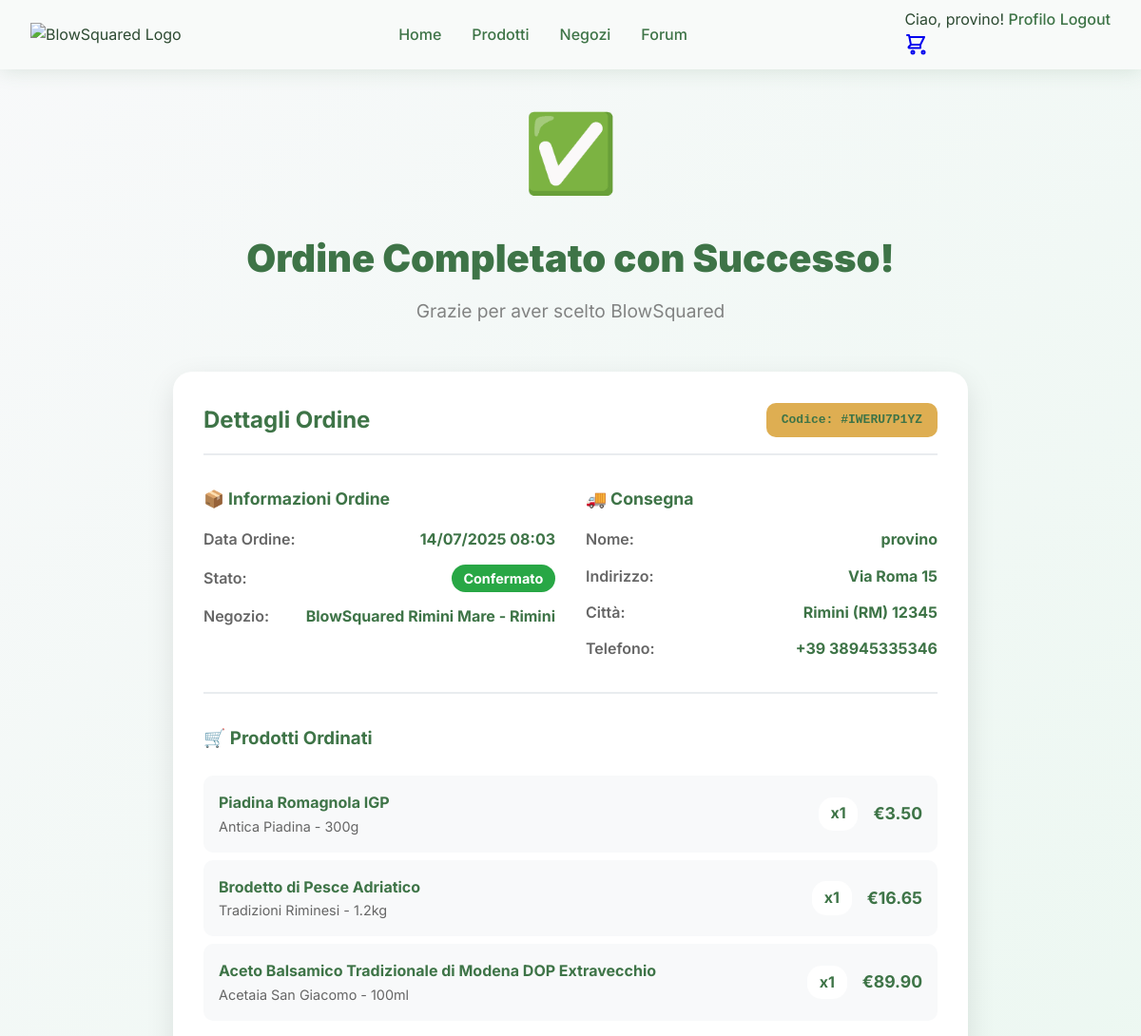
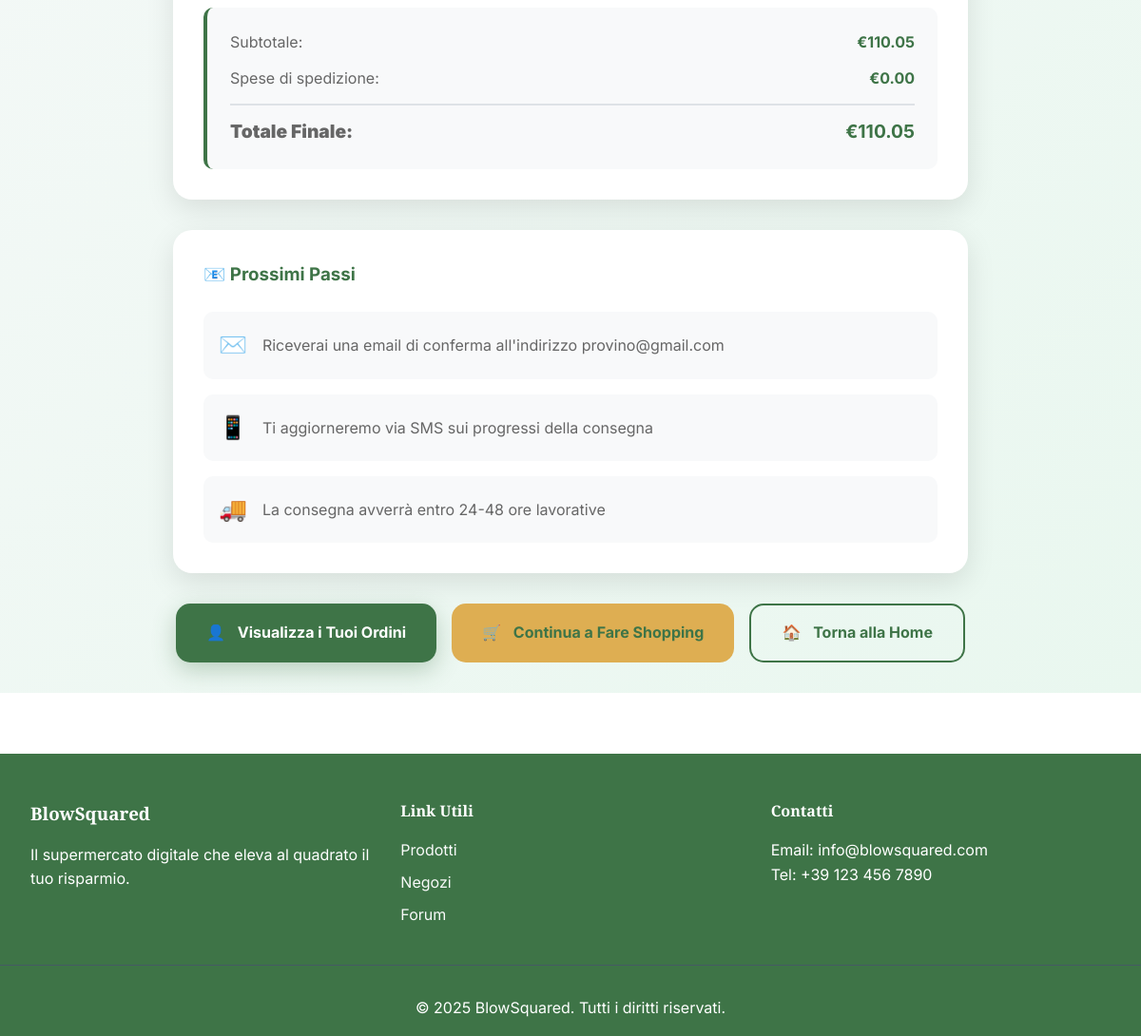
/carrello/ordine-completato/IWERU7P1YZ/ (signed in), run on the app's committed database (2 pictures, top to bottom).
### carrello/models.py (models this page shows, shortened)
class Ordine(models.Model):
    STATO_CHOICES = [
        ('confermato', 'Confermato'),
        ('in_preparazione', 'In Preparazione'),
        ('spedito', 'Spedito'),
        ('consegnato', 'Consegnato'),
        ('annullato', 'Annullato'),
    ]
    utente = models.ForeignKey(
        User,
        on_delete=models.CASCADE,
        related_name='ordini',
        help_text="Utente che ha effettuato l'ordine"
    )
    negozio = models.ForeignKey(
        'negozi.Negozio',
        on_delete=models.SET_NULL,
        null=True,
        help_text="Negozio dal quale è stato effettuato l'ordine"
    )
    nome_completo = models.CharField(max_length=200, help_text="Nome e cognome")
    email = models.EmailField(help_text="Email per conferma ordine")
    telefono = models.CharField(max_length=20, help_text="Numero di telefono")
    indirizzo = models.CharField(max_length=300, help_text="Indirizzo di consegna")
    citta = models.CharField(max_length=100, help_text="Città")
    cap = models.CharField(max_length=10, help_text="Codice postale")
    provincia = models.CharField(max_length=2, help_text="Provincia")
    note_consegna = models.TextField(
        blank=True,
        null=True,
        help_text="Note per la consegna"
    )
    subtotale = models.DecimalField(max_digits=8, decimal_places=2, help_text="Subtotale prodotti")
    spese_spedizione = models.DecimalField(max_digits=8, decimal_places=2, help_text="Costo spedizione")
    totale_finale = models.DecimalField(max_digits=8, decimal_places=2, help_text="Totale finale")
    stato = models.CharField(max_length=20, choices=STATO_CHOICES, default='confermato')
    data_ordine = models.DateTimeField(auto_now_add=True)
    data_modifica = models.DateTimeField(auto_now=True)
    codice_ordine = models.CharField(max_length=20, unique=True, help_text="Codice univoco ordine")
    class Meta:
        verbose_name = "Ordine"
        verbose_name_plural = "Ordini"
        ordering = ['-data_ordine']

class ElementoOrdine(models.Model):
    ordine = models.ForeignKey(
        Ordine,
        on_delete=models.CASCADE,
        related_name='elementi',
        help_text="Ordine di appartenenza"
    )
    prodotto = models.ForeignKey(
        Prodotto,
        on_delete=models.CASCADE,
        help_text="Prodotto ordinato"
    )
    quantita = models.PositiveIntegerField(help_text="Quantità ordinata")
    prezzo_unitario = models.DecimalField(
        max_digits=8,
        decimal_places=2,
        help_text="Prezzo unitario al momento dell'ordine"
    )
    sconto_applicato = models.DecimalField(
        max_digits=5,
        decimal_places=2,
        default=0,
        help_text="Sconto applicato al momento dell'ordine"
    )
    class Meta:
        verbose_name = "Elemento Ordine"
        verbose_name_plural = "Elementi Ordine"
    @property
    def prezzo_totale(self):
        prezzo_scontato = self.prezzo_unitario * (100 - self.sconto_applicato) / 100
        return prezzo_scontato * self.quantita

### negozi/models.py (models this page shows, shortened)
class Negozio(models.Model):
    nome = models.CharField(
        max_length=100,
        help_text="Nome del punto vendita (es: 'BlowSquared Centro', 'BlowSquared Nord')"
    )
    codice_negozio = models.CharField(
        max_length=10,
        unique=True,
        help_text="Codice identificativo univoco del negozio (es: 'BS001', 'BS002')"
    )
    indirizzo = models.CharField(
        max_length=200,
        help_text="Via e numero civico"
    )
    cap = models.CharField(
        max_length=10,
        help_text="Codice di Avviamento Postale"
    )
    citta = models.CharField(
        max_length=100,
        help_text="Città del negozio"
    )
    provincia = models.CharField(
        max_length=2,
        help_text="Sigla della provincia (es: 'MO', 'BO', 'RE')"
    )
    regione = models.CharField(
        max_length=50,
        help_text="Regione di appartenenza"
    )
    nazione = models.CharField(
        max_length=50,
        default="Italia",
        help_text="Nazione del negozio"
    )
    latitudine = models.DecimalField(
        max_digits=10,
        decimal_places=7,
        validators=[MinValueValidator(Decimal('-90')), MaxValueValidator(Decimal('90'))],
        help_text="Coordinate GPS - Latitudine (es: 44.6471700)"
    )
    longitudine = models.DecimalField(
        max_digits=10,
        decimal_places=7,
        validators=[MinValueValidator(Decimal('-180')), MaxValueValidator(Decimal('180'))],
        help_text="Coordinate GPS - Longitudine (es: 10.9251400)"
    )
    telefono = models.CharField(
        max_length=20,
        blank=True,
        null=True,
        help_text="Numero di telefono del negozio"
    )
    email = models.EmailField(
        blank=True,
        null=True,
        help_text="Email del punto vendita"
    )
    orari_apertura = models.JSONField(
        default=dict,
        blank=True,
        help_text="Orari di apertura per ogni giorno della settimana"
    )
    superficie_mq = models.PositiveIntegerField(
        null=True,
        blank=True,
        help_text="Superficie del negozio in metri quadrati"
    )
    numero_casse = models.PositiveIntegerField(
        default=1,
        help_text="Numero di casse disponibili"
    )
    parcheggio_disponibile = models.BooleanField(
        default=True,
        help_text="Indica se il negozio ha parcheggio"
    )
    posti_parcheggio = models.PositiveIntegerField(
        null=True,
        blank=True,
        help_text="Numero di posti parcheggio disponibili"
    )
    servizio_farmacia = models.BooleanField(
        default=False,
        help_text="Presenza di servizio farmacia"
    )
    servizio_panetteria = models.BooleanField(
        default=False,
        help_text="Presenza di panetteria interna"
    )
    servizio_macelleria = models.BooleanField(
        default=False,
        help_text="Presenza di banco macelleria"
    )
    servizio_pescheria = models.BooleanField(
        default=False,
        help_text="Presenza di banco pescheria"
    )
    servizio_consegna_domicilio = models.BooleanField(
        default=True,
        help_text="Disponibilità servizio consegna a domicilio"
    )
    ritiro_click_collect = models.BooleanField(
        default=True,
        help_text="Disponibilità ritiro ordini online (Click & Collect)"
    )
    direttore_nome = models.CharField(  # RINOMINATO DA 'direttore' A 'direttore_nome'
        max_length=100,
        blank=True,
        null=True,
        help_text="Nome del direttore del punto vendita (legacy field)"
    )
    data_apertura = models.DateField(
        help_text="Data di apertura del negozio"
    )
    attivo = models.BooleanField(
        default=True,
        help_text="Indica se il negozio è attualmente operativo"
    )
    data_creazione = models.DateTimeField(auto_now_add=True)
    data_modifica = models.DateTimeField(auto_now=True)
    class Meta:
        verbose_name = "Negozio"
        verbose_name_plural = "Negozi"
        ordering = ['nome', 'citta']

### prodotti/models.py (models this page shows, shortened)
class Prodotto(models.Model):
    CATEGORIE = [
        ('latticini', 'Latticini'),
        ('carne', 'Carne e Pesce'),
        ('fresco', 'Fresco (Pesce e Frutti di Mare)'),
        ('verdura', 'Verdura'),
        ('frutta', 'Frutta'),
        ('conserve', 'Conserve e Sottoli'),
        ('pasta', 'Pasta e Riso'),
        ('olio', 'Olio e Condimenti'),
        ('spezie', 'Spezie e Aromi'),
        ('proteine', 'Proteine Vegetali'),
        ('snack', 'Snack e Merende'),
        ('cereali', 'Cereali e Derivati'),
        ('bevande', 'Bevande'),
        ('dolci', 'Dolci e Snack'),
        ('surgelati', 'Surgelati'),
        ('altro', 'Altro'),
    ]
    nome = models.CharField(max_length=200)
    marca = models.CharField(max_length=100)
    categoria = models.CharField(max_length=50, choices=CATEGORIE)
    descrizione = models.TextField(blank=True)
    codice_a_barre = models.CharField(max_length=50, unique=True)
    peso = models.CharField(max_length=50)
    data_scadenza = models.DateField()
    foto = models.ImageField(upload_to='prodotti/', blank=True)
    valori_nutrizionali = models.JSONField(default=dict, blank=True)
    prezzo = models.DecimalField(max_digits=8, decimal_places=2)
    sconto = models.DecimalField(max_digits=5, decimal_places=2, default=0,
                                validators=[MinValueValidator(0), MaxValueValidator(70)])
    stock = models.PositiveIntegerField(default=0)
    ingredienti = models.TextField(blank=True)
    numero_recensioni = models.PositiveIntegerField(default=0)
    negozi = models.ManyToManyField(
        'negozi.Negozio',
        related_name='prodotti_disponibili',
        blank=True,
        help_text="Negozi dove questo prodotto è disponibile. Lascia vuoto per renderlo disponibile in tutti i negozi."
    )

### carrello/views.py (the view)
# urls.py: path('ordine-completato/<str:codice_ordine>/', views.ordine_completato, name='ordine_completato'),
@login_required
def ordine_completato(request, codice_ordine):
    try:
        ordine = Ordine.objects.get(
            codice_ordine=codice_ordine,
            utente=request.user
        )
        elementi_ordine = ElementoOrdine.objects.filter(ordine=ordine).select_related('prodotto')
        context = {
            'ordine': ordine,
            'elementi_ordine': elementi_ordine,
        }
        return render(request, 'carrello/ordine_completato.html', context)
    except Ordine.DoesNotExist:
        messages.error(request, 'Ordine non trovato')
        return redirect('home')

### carrello/templates/carrello/ordine_completato.html (shortened to what this page needs)
{% extends 'base.html' %}
{% load static %}
{% block content %}
<section class="order-success-section">
  <div class="order-success-container">
    <div class="success-header">
      <div class="success-icon">✅</div>
      <h1 class="success-title">Ordine Completato con Successo!</h1>
      <p class="success-subtitle">Grazie per aver scelto BlowSquared</p>
    </div>
    <div class="order-details-card">
      <div class="order-info-header">
        <h2>Dettagli Ordine</h2>
        <div class="order-code">Codice: #{{ ordine.codice_ordine }}</div>
      </div>
      <div class="order-info-grid">
        <div class="info-section">
          <h3>📦 Informazioni Ordine</h3>
          <div class="info-list">
            <div class="info-item">
              <span class="info-label">Data Ordine:</span>
              <span class="info-value">{{ ordine.data_ordine|date:"d/m/Y H:i" }}</span>
            </div>
            <div class="info-item">
              <span class="info-label">Stato:</span>
              <span class="info-value status-confirmed">{{ ordine.get_stato_display }}</span>
            </div>
            <div class="info-item">
              <span class="info-label">Negozio:</span>
              <span class="info-value">{{ ordine.negozio.nome }} - {{ ordine.negozio.citta }}</span>
            </div>
          </div>
        </div>
        <div class="info-section">
          <h3>🚚 Consegna</h3>
          <div class="info-list">
            <div class="info-item">
              <span class="info-label">Nome:</span>
              <span class="info-value">{{ ordine.nome_completo }}</span>
            </div>
            <div class="info-item">
              <span class="info-label">Indirizzo:</span>
              <span class="info-value">{{ ordine.indirizzo }}</span>
            </div>
            <div class="info-item">
              <span class="info-label">Città:</span>
              <span class="info-value">{{ ordine.citta }} ({{ ordine.provincia }}) {{ ordine.cap }}</span>
            </div>
            <div class="info-item">
              <span class="info-label">Telefono:</span>
              <span class="info-value">{{ ordine.telefono }}</span>
            </div>
          </div>
        </div>
      </div>
      <div class="order-items-section">
        <h3>🛒 Prodotti Ordinati</h3>
        <div class="items-list">
          {% for elemento in elementi_ordine %}
          <div class="item-row">
            <div class="item-info">
              <span class="item-name">{{ elemento.prodotto.nome }}</span>
              <span class="item-details">{{ elemento.prodotto.marca }} - {{ elemento.prodotto.peso }}</span>
            </div>
            <div class="item-quantity">x{{ elemento.quantita }}</div>
            <div class="item-price">€{{ elemento.prezzo_totale|floatformat:2 }}</div>
          </div>
          {% endfor %}
        </div>
        <div class="order-totals">
          <div class="total-row">
            <span class="total-label">Subtotale:</span>
            <span class="total-value">€{{ ordine.subtotale|floatformat:2 }}</span>
          </div>
          <div class="total-row">
            <span class="total-label">Spese di spedizione:</span>
            <span class="total-value">€{{ ordine.spese_spedizione|floatformat:2 }}</span>
          </div>
          <div class="total-row final">
            <span class="total-label">Totale Finale:</span>
            <span class="total-value">€{{ ordine.totale_finale|floatformat:2 }}</span>
          </div>
        </div>
      </div>
    </div>
    <div class="next-steps-card">
      <h3>📧 Prossimi Passi</h3>
      <div class="steps-list">
        <div class="step-item">
          <span class="step-icon">✉️</span>
          <span class="step-text">Riceverai una email di conferma all'indirizzo {{ ordine.email }}</span>
        </div>
        <div class="step-item">
          <span class="step-icon">📱</span>
          <span class="step-text">Ti aggiorneremo via SMS sui progressi della consegna</span>
        </div>
        <div class="step-item">
          <span class="step-icon">🚚</span>
          <span class="step-text">La consegna avverrà entro 24-48 ore lavorative</span>
        </div>
      </div>
    </div>
    <div class="success-actions">
      <a href="{% url 'utenti:profile' %}" class="btn-action primary">
        <span class="btn-icon">👤</span>
        Visualizza i Tuoi Ordini
      </a>
      <a href="{% url 'prodotti:list' %}" class="btn-action secondary">
        <span class="btn-icon">🛒</span>
        Continua a Fare Shopping
      </a>
      <a href="{% url 'home' %}" class="btn-action tertiary">
        <span class="btn-icon">🏠</span>
        Torna alla Home
      </a>
    </div>
  </div>
</section>
{% endblock %}
{% block extra_css %}
<link rel="stylesheet" href="{% static 'css/order-success.css' %}">
{% endblock %}

### BlowSquared/templates/includes/navbar.html (shortened to what this page needs)
{% load static %}
<nav class="navbar">
  <div class="nav-container">
    <div class="nav-logo">
      <img src="{% static 'img/logo.png' %}" alt="BlowSquared Logo" class="logo-img">
    </div>
    <div class="nav-menu">
      <a href="{% url 'home' %}" class="nav-link">Home</a>
      {% if user.is_authenticated and user.profilo.negozio_preferito %}
        <a href="{% url 'prodotti:list' %}" class="nav-link">Prodotti</a>
      {% else %}
        <a href="{% url 'negozi:seleziona_negozio' %}" class="nav-link" title="Seleziona prima un negozio">Prodotti</a>
      {% endif %}
      <a href="{% url 'negozi:seleziona_negozio' %}" class="nav-link">Negozi</a>
      {% if user.is_authenticated %}
        <a href="{% url 'forum:home' %}" class="nav-link">Forum</a>
      {% endif %}
    </div>
    <div class="nav-auth">
      {% if user.is_authenticated %}
        <div class="user-menu">
          <span class="user-greeting">Ciao, {{ user.username }}!</span>
          {% if user.dipendente %}
            <a href="{% url 'dipendenti:dashboard' %}" class="nav-link">Dashboard</a>
          {% elif user.dirigente %}
            <a href="{% url 'dirigenti:dashboard' %}" class="nav-link">Dashboard</a>
          {% else %}
            <a href="{% url 'utenti:profile' %}" class="nav-link">Profilo</a>
          {% endif %}
          <a href="{% url 'utenti:logout' %}" class="nav-link logout-link">Logout</a>
        </div>
      {% endif %}
      <div class="nav-cart">
        {% if user.is_authenticated %}
          <a href="{% url 'carrello:visualizza' %}" class="cart-link" title="Vai al carrello">
        {% else %}
          <a href="{% url 'utenti:signup' %}" class="cart-link" title="Registrati per usare il carrello">
        {% endif %}
          <div class="cart-icon-container">
          </div>
        </a>
      </div>
    </div>
  </div>
</nav>

### data on the page
Ordine: codice_ordine "IWERU7P1YZ", data_ordine "14/07/2025 08:03", stato "Confermato", negozio.nome "BlowSquared Rimini Mare", negozio.citta "Rimini", nome_completo "provino", indirizzo "Via Roma 15", citta "Rimini", provincia "RM", cap "12345", telefono "+39 38945335346", subtotale "110.05", spese_spedizione "0.00", totale_finale "110.05", email "provino@gmail.com"
ElementoOrdine: prodotto.nome "Piadina Romagnola IGP", prodotto.marca "Antica Piadina", prodotto.peso "300g", quantita "1", prezzo_totale "3.50"
ElementoOrdine: prodotto.nome "Brodetto di Pesce Adriatico", prodotto.marca "Tradizioni Riminesi", prodotto.peso "1.2kg", quantita "1", prezzo_totale "16.65"
ElementoOrdine: prodotto.nome "Aceto Balsamico Tradizionale di Modena DOP Extravecchio", prodotto.marca "Acetaia San Giacomo", prodotto.peso "100ml", quantita "1", prezzo_totale "89.90"

### other printed values
{{ user.username }} "provino"
